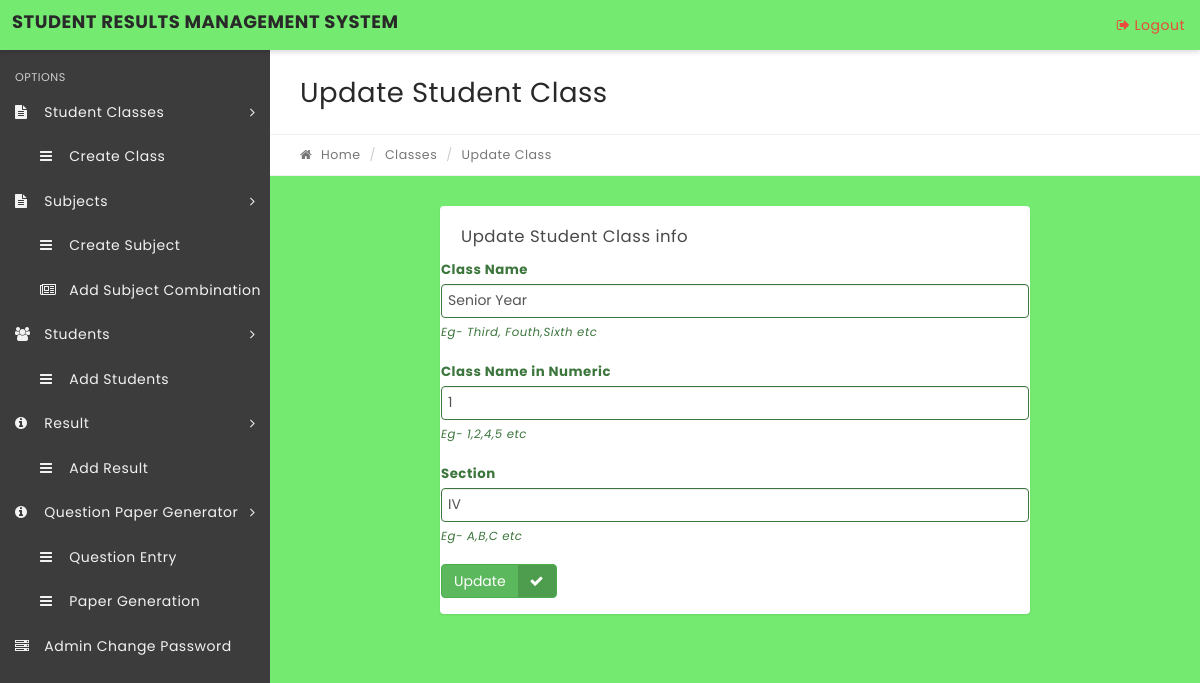
Page /edit-class.php?classid=1 on the committed database.
### tables this page shows
CREATE TABLE `tblclasses` (
  `id` int(11) NOT NULL,
  `ClassName` varchar(80) DEFAULT NULL,
  `ClassNameNumeric` int(4) NOT NULL,
  `Section` varchar(5) NOT NULL,
  `CreationDate` timestamp NOT NULL DEFAULT current_timestamp(),
  `UpdationDate` timestamp NOT NULL DEFAULT '0000-00-00 00:00:00' ON UPDATE current_timestamp()
);

### edit-class.php (the view, shortened to what this page needs)
<?php
include('includes/config.php');
if(strlen($_SESSION['alogin'])=="")
    {
    header("Location: index.php");
    }
    else{
?>
<!DOCTYPE html>
<html lang="en">
    <head>
        <link rel="stylesheet" href="css/bootstrap.css" media="screen" >
        <link rel="stylesheet" href="css/font-awesome.min.css" media="screen" >
        <link rel="stylesheet" href="css/animate-css/animate.min.css" media="screen" >
        <link rel="stylesheet" href="css/lobipanel/lobipanel.min.css" media="screen" >
        <link rel="stylesheet" href="css/prism/prism.css" media="screen" >
        <link rel="stylesheet" href="css/main.css" media="screen" >
    </head>
    <body class="top-navbar-fixed" style='background-color:rgb(116, 235, 112)!important;'>
        <div class="main-wrapper">
            <?php include('includes/topbar.php');?>
            <div class="content-wrapper">
                <div class="content-container">
<?php include('includes/leftbar.php');?>
                    <div class="main-page">
                        <div class="container-fluid">
                            <div class="row page-title-div">
                                <div class="col-md-6">
                                    <h2 class="title">Update Student Class</h2>
                                </div>
                            </div>
                            <div class="row breadcrumb-div">
                                <div class="col-md-6">
                                    <ul class="breadcrumb">
            							<li><a href="dashboard.php"><i class="fa fa-home"></i> Home</a></li>
            							<li><a href="#">Classes</a></li>
            							<li class="active">Update Class</li>
            						</ul>
                                </div>
                            </div>
                        </div>
                        <section class="section">
                            <div class="container-fluid">
                                <div class="row">
                                    <div class="col-md-8 col-md-offset-2">
                                        <div class="panel">
                                            <div class="panel-heading">
                                                <div class="panel-title">
                                                    <h5>Update Student Class info</h5>
                                                </div>
                                            </div>
                                                <form method="post">
<?php
$cid=intval($_GET['classid']);
$sql = "SELECT * from tblclasses where id=:cid";
$query = $dbh->prepare($sql);
$query->bindParam(':cid',$cid,PDO::PARAM_STR);
$query->execute();
$results=$query->fetchAll(PDO::FETCH_OBJ);
if($query->rowCount() > 0)
{
foreach($results as $result)
{   ?>
                                                    <div class="form-group has-success">
                                                        <label for="success" class="control-label">Class Name</label>
                                                		<div class="">
                                                			<input type="text" name="classname" value="<?php echo htmlentities($result->ClassName);?>" required="required" class="form-control" id="success">
                                                            <span class="help-block">Eg- Third, Fouth,Sixth etc</span>
                                                		</div>
                                                	</div>
                                                       <div class="form-group has-success">
                                                        <label for="success" class="control-label">Class Name in Numeric</label>
                                                        <div class="">
                                                            <input type="number" name="classnamenumeric" value="<?php echo htmlentities($result->ClassNameNumeric);?>" required="required" class="form-control" id="success">
                                                            <span class="help-block">Eg- 1,2,4,5 etc</span>
                                                        </div>
                                                    </div>
                                                     <div class="form-group has-success">
                                                        <label for="success" class="control-label">Section</label>
                                                        <div class="">
                                                            <input type="text" name="section" value="<?php echo htmlentities($result->Section);?>" class="form-control" required="required" id="success">
                                                            <span class="help-block">Eg- A,B,C etc</span>
                                                        </div>
                                                    </div>
                                                    <?php }} ?>
  <div class="form-group has-success">
                                                        <div class="">
                                                           <button type="submit" name="update" class="btn btn-success btn-labeled">Update<span class="btn-label btn-label-right"><i class="fa fa-check"></i></span></button>
                                                    </div>
                                                </form>
                                            </div>
                                        </div>
                                    </div>
                                </div>
                            </div>
                    </div>
                </div>
            </div>
    </body>
</html>
<?php  } ?>

### rows in the picture
tblclasses: classname "Senior Year", classnamenumeric "1", section "IV"
